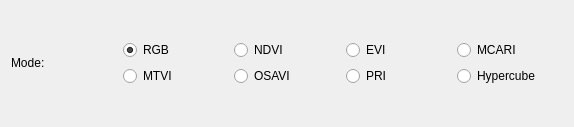
<?xml version="1.0" encoding="UTF-8"?>
<ui version="4.0">
 <class>Form</class>
 <widget class="QWidget" name="Form">
  <property name="geometry">
   <rect>
    <x>0</x>
    <y>0</y>
    <width>574</width>
    <height>127</height>
   </rect>
  </property>
  <property name="windowTitle">
   <string>Form</string>
  </property>
  <layout class="QVBoxLayout" name="verticalLayout">
   <item>
    <layout class="QGridLayout" name="gridLayout">
     <item row="1" column="3">
      <widget class="QRadioButton" name="radioButton_7">
       <property name="text">
        <string>PRI</string>
       </property>
      </widget>
     </item>
     <item row="1" column="1">
      <widget class="QRadioButton" name="radioButton_5">
       <property name="text">
        <string>MTVI</string>
       </property>
      </widget>
     </item>
     <item row="0" column="1">
      <widget class="QRadioButton" name="radioButton">
       <property name="text">
        <string>RGB</string>
       </property>
       <property name="checked">
        <bool>true</bool>
       </property>
      </widget>
     </item>
     <item row="0" column="0" rowspan="2">
      <widget class="QLabel" name="label">
       <property name="text">
        <string>Mode:</string>
       </property>
      </widget>
     </item>
     <item row="0" column="3">
      <widget class="QRadioButton" name="radioButton_3">
       <property name="text">
        <string>EVI</string>
       </property>
      </widget>
     </item>
     <item row="0" column="2">
      <widget class="QRadioButton" name="radioButton_2">
       <property name="text">
        <string>NDVI</string>
       </property>
      </widget>
     </item>
     <item row="1" column="4">
      <widget class="QRadioButton" name="radioButton_8">
       <property name="text">
        <string>Hypercube</string>
       </property>
      </widget>
     </item>
     <item row="1" column="2">
      <widget class="QRadioButton" name="radioButton_6">
       <property name="text">
        <string>OSAVI</string>
       </property>
      </widget>
     </item>
     <item row="0" column="4">
      <widget class="QRadioButton" name="radioButton_4">
       <property name="text">
        <string>MCARI</string>
       </property>
      </widget>
     </item>
    </layout>
   </item>
  </layout>
 </widget>
 <resources/>
 <connections/>
</ui>
